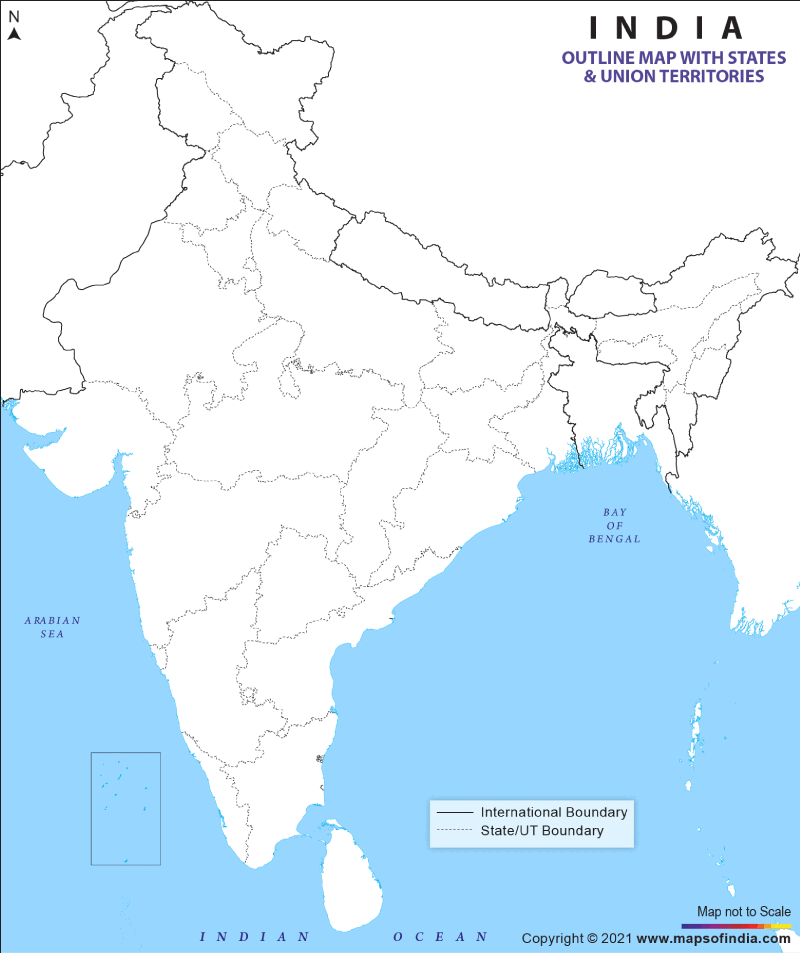
#> input picture india.gif, 800 x 953 px
$ python resize.py
#> lines starting #> are read from the running program, lines starting #| are printed output that depends on the picture
from PIL import Image

# Open the original image
original_image_path = "india.gif"
resized_image_path = "map_resized.gif"

with Image.open(original_image_path) as img:
    # Resize the image (change the size as needed)
#> img is the input picture: PIL image 800x953 P; mean R, G, B 212.5, 235.6, 250.8
    new_size = (700,560)  # Width and Height
    resized_img = img.resize(new_size)
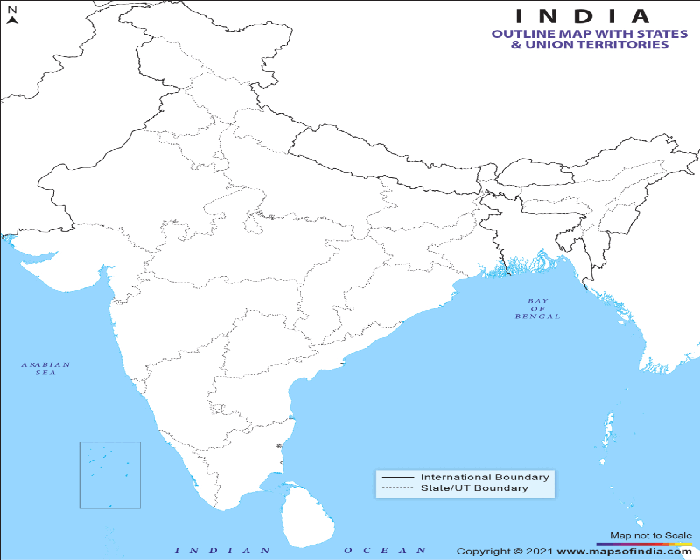
#> resized_img: PIL image 700x560 P; mean R, G, B 212.4, 235.4, 250.6
    resized_img.save(resized_image_path)
